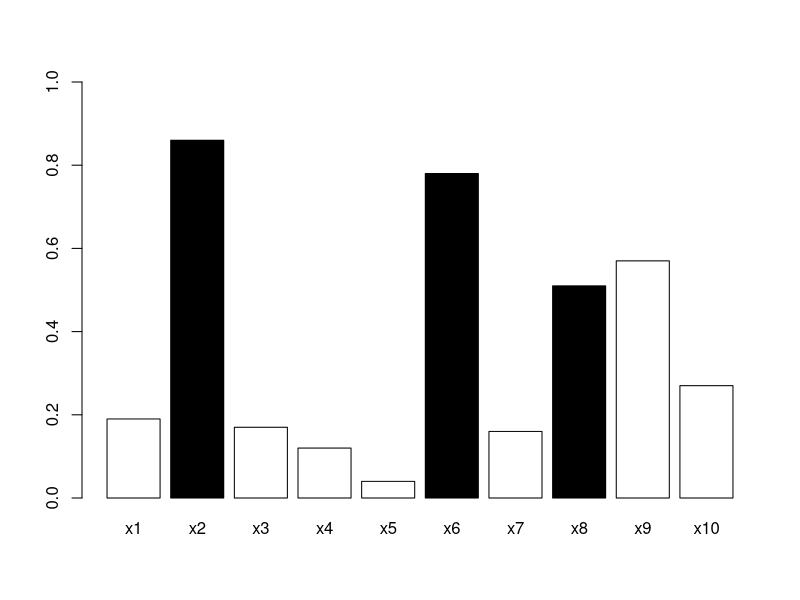

Write R code to recreate this figure.
score <- c(0.19, 0.86, 0.17, 0.12, 0.04, 0.78, 0.16, 0.51, 0.57, 0.27)
anomaly <- c(F, T, F, F, F, T, F, T, F, F)
data0 <- cbind(score, anomaly)
rownames(data0) <- c("x1", "x2", "x3", "x4", "x5", "x6", "x7", "x8", "x9", "x10")
barplot(data0[, "score"], ylim = c(0, 1), col = data0[, "anomaly"])

data1 <- data0[order(score, decreasing = TRUE), ]
score_sorted <- data1[, "score"]
anomaly_sorted <- data1[, "anomaly"]

n_total <- length(anomaly)
n_anom <- sum(anomaly)
n_norm <- n_total - n_anom
coverage <- rep(0, n_total)
detection <- rep(1, n_total)
for(i in c(1 : n_total)){
  n_detectedAnom <- sum(anomaly_sorted[1 : i])
  n_detectedNorm <- (n_total - i) - sum (anomaly_sorted[-(1 : i)])
  coverage[i] <- n_detectedAnom / n_anom
  detection[i] <- n_detectedNorm / n_norm
}
